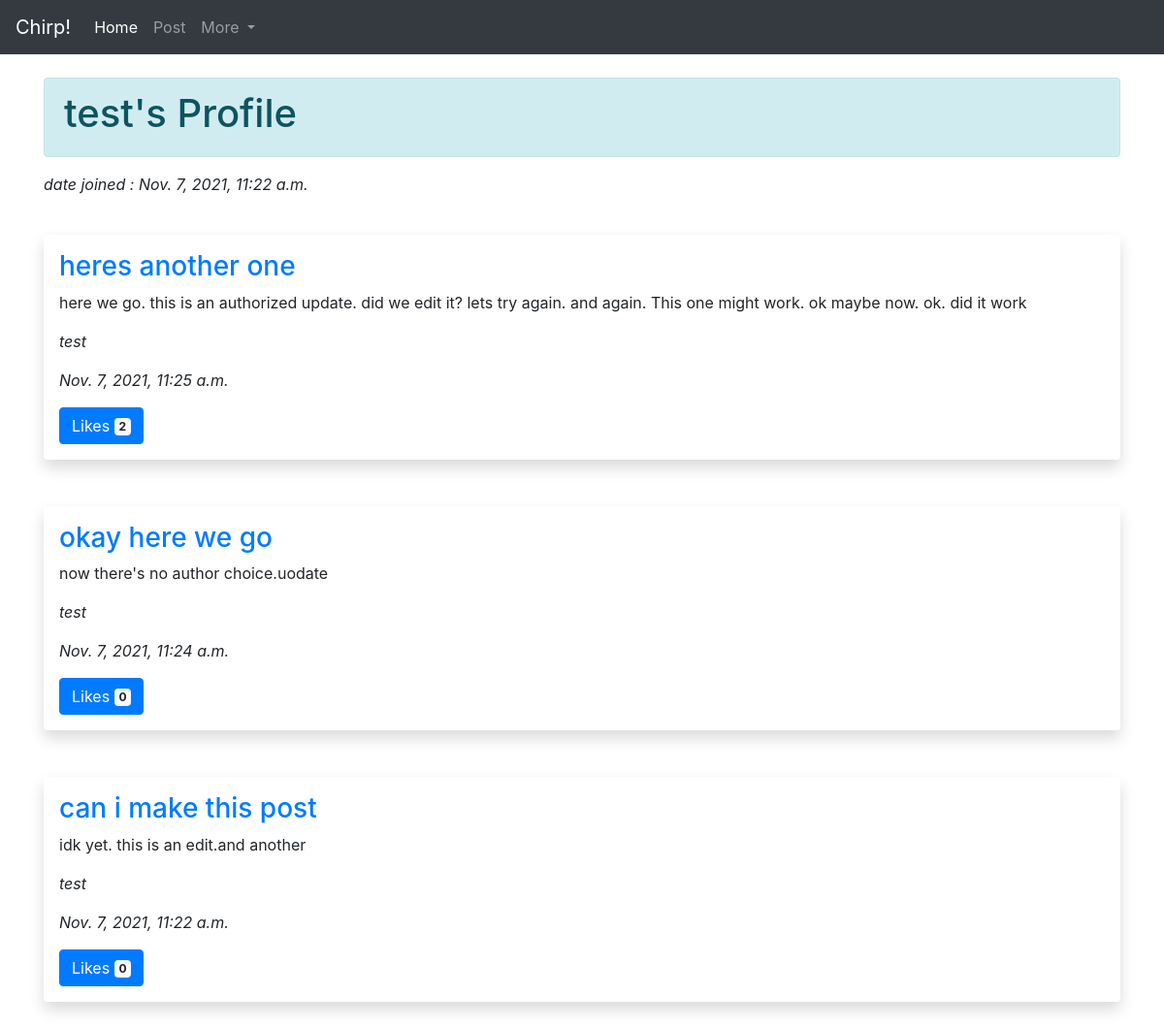
Screenshot of /users/test/ with the database file from the repository.
### posts/models.py (models this page shows, shortened)
class Post(models.Model):
    title = models.CharField(max_length=60)
    body = models.TextField(max_length=280)
    author = models.ForeignKey('auth.User', on_delete=models.CASCADE)
    created = models.DateTimeField(auto_now_add=True)
    updated = models.DateTimeField(auto_now=True)
    likes = models.IntegerField(default=0)
    class Meta:
        ordering=["-created"]

### users/views.py (the view)
# urls.py: path('<str:username>/', views.UserProfileView.as_view(), name='profile'),
class UserProfileView(DetailView):
    model = User
    template_name = 'registration/profile.html'
    cotext_object_name = 'profile'
    def get_object(self):
        return get_object_or_404(User, username=self.kwargs['username'])

### templates/registration/profile.html (shortened to what this page needs)
{% extends 'base.html' %}
{% block content %}
<div class="alert alert-info" role="alert">
  <h1>{{user.username}}'s Profile</h1></div>
<p><em>date joined : {{user.date_joined}}</em></p>
<br>
{% for post in user.post_set.all %}
    <div class="shadow p-3 mb-5 bg-white rounded">
        <h3><a href="{% url 'posts:details' post.pk %}">{{post.title}}</a></h3>
        <p>{{post.body}}</p>
        <p><em>{{post.author}}</em></p>
        <p><em>{{post.created}}</em></p>
        {% if user == post.author %}
        <button type="submit" name="likes" class="btn btn-primary">
        Likes <span class="badge badge-light">{{post.likes}}</span>
        </button>
        {% endif %}
    </div>
{% endfor %}
{% endblock content %}

### templates/base.html (shortened to what this page needs)
{% load static %}
<!DOCTYPE html>
<html lang="en">
<head>
    <link rel="stylesheet" href="https://stackpath.bootstrapcdn.com/bootstrap/4.3.1/css/bootstrap.min.css">
    <link rel="stylesheet" href="{% static 'base.css' %}">
</head>
<body>
   <nav class="navbar navbar-expand-lg navbar-dark bg-dark">
  <a class="navbar-brand" href="{% url 'posts:home' %}">Chirp!</a>
  <div class="collapse navbar-collapse" id="navbarNavDropdown">
    <ul class="navbar-nav">
      <li class="nav-item active">
        <a class="nav-link" href="{% url 'posts:home' %}">Home <span class="sr-only">(current)</span></a>
      </li>
      <li class="nav-item">
        <a class="nav-link" href="{% url 'posts:new' %}">Post</a>
      </li>
      <li class="nav-item dropdown">
        <a class="nav-link dropdown-toggle" href="#" id="navbarDropdownMenuLink" role="button" data-toggle="dropdown" aria-haspopup="true" aria-expanded="false">
          More
        </a>
      </li>
    </ul>
  </div>
</nav>
    <br>
    <main>
        <div class="container">
            {% block content %}
            {% endblock content%}
        </div>
    </main>
</body>
</html>

### rows the page displays
Post: title "heres another one", body "here we go. this is an authorized update. did we edit it? lets try again. and again. This one might work. ok maybe now. ok. did it work", author "test", created "Nov. 7, 2021, 11:25 a.m.", likes "2"
Post: title "okay here we go", body "now there's no author choice.uodate", author "test", created "Nov. 7, 2021, 11:24 a.m.", likes "0"
Post: title "can i make this post", body "idk yet. this is an edit.and another", author "test", created "Nov. 7, 2021, 11:22 a.m.", likes "0"

### other values shown
{{ user.username }} "test"
{{ user.date_joined }} "Nov. 7, 2021, 11:22 a.m."
